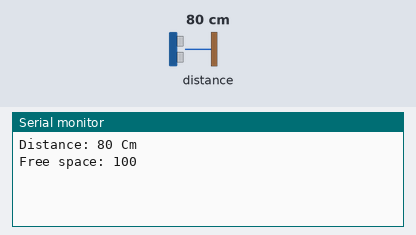
The sketch below on a simulated ESP8266 (NodeMCU). Parts: the last lines printed to the serial monitor. Wiring (inferred from the names in the program): ultrasonic range finder: trigger D4; echo D3. Inputs (shaded band) come from the test bench; at power-on: distance to the obstacle 80 cm. The echo pulse lasts 58.3 µs per cm; WiFi joins after 1.5 s; servers stay silent unless stated.

Above: at 3.0 s.
3.1 s: distance to the obstacle set to 9 cm
At 4.7 s:
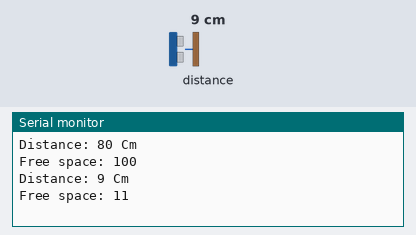
6.4 s: distance to the obstacle set to 18 cm
At 7.8 s:
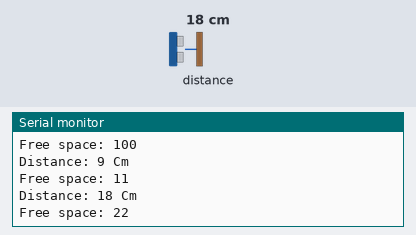
Timing chart, 0 to 9.4 s (numbered marks = the images above; inputs shaded):
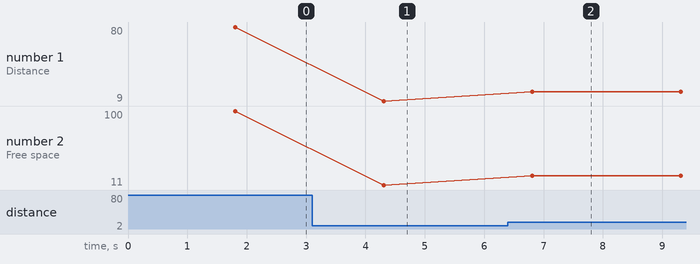

Measured:
- after the input at 3.1 s, the serial monitor: prints a new line after 1.2 s (image 1)
- after the input at 6.4 s, the serial monitor: prints a new line after 0.41 s (image 2)
- plotted number 1: 80 → 9 after the input at 3.1 s, 9 → 18 after the input at 6.4 s
- plotted number 2: 100 → 11 after the input at 3.1 s, 11 → 22 after the input at 6.4 s

The sketch:

blynk_nodemcu_ultrasonic_sensorUPDATED.ino
```cpp
#define BLYNK_PRINT Serial

#include <ESP8266WiFi.h>
#include <BlynkSimpleEsp8266.h>
#define TRIGGERPIN D4
#define ECHOPIN    D3

// You should get Auth Token in the Blynk App.
// Go to the Project Settings (nut icon).
char auth[] = "f421fc3df21746a5aa9d2dfe9e6b70a5";

// Your WiFi credentials.
// Set password to "" for open networks.
char ssid[] = "SMARTCOLLECTOR";
char pass[] = "smartcollector2019";

WidgetLCD lcd(V1);

void setup()
{
  // Debug console
  Serial.begin(9600);
pinMode(TRIGGERPIN, OUTPUT);
pinMode(ECHOPIN, INPUT);
Blynk.begin(auth, ssid, pass);
  // You can also specify server:
  //Blynk.begin(auth, ssid, pass, "blynk-cloud.com", 8442);
  //Blynk.begin(auth, ssid, pass, IPAddress(192,168,1,100), 8442);

  lcd.clear(); //Use it to clear the LCD Widget
  lcd.print(0, 0, "Distance in cm"); // use: (position X: 0-15, position Y: 0-1, "Message you want to print")
  // Please use timed events when LCD printintg in void loop to avoid sending too many commands
  // It will cause a FLOOD Error, and connection will be dropped
}

void loop()
{
  lcd.clear();
  long capacity = 80;
  long duration, distance, freeSpace;
  digitalWrite(TRIGGERPIN, LOW);
  delayMicroseconds(3);

  digitalWrite(TRIGGERPIN, HIGH);
  delayMicroseconds(12);

  digitalWrite(TRIGGERPIN, LOW);
  duration = pulseIn(ECHOPIN, HIGH);
  distance = (duration/2) / 29.1;


  freeSpace = (distance*100/capacity);

  if(distance <= 5){
    lcd.print(0, 0, "Trash can full");

  }
  else {
  lcd.print(0, 0, "Distance in cm"); // use: (position X: 0-15, position Y: 0-1, "Message you want to print")
  Serial.print("Distance: ");
  Serial.print(distance);
  Serial.println(" Cm");
  lcd.print(7, 1, distance);
  Serial.print("Free space: ");
  Serial.println(freeSpace);

//HTTP Post request http.begin
  }
  delay(2500);

Blynk.run();

}
```
